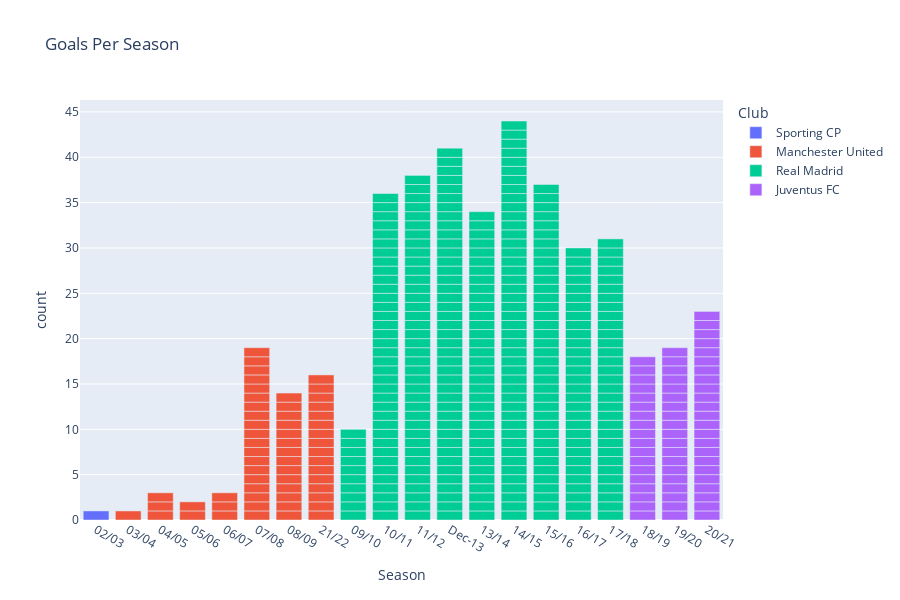

This figure's notebook cell:
### Markdown cell above
# 5.2 Goals Per Season

### Code cell
px.bar(df,x="Season",title="Goals Per Season",
       log_x=False,log_y=False,
       height=600,
       color="Club",
       hover_name="Club",
       hover_data=["Competition","Season","Club"])

### Figure 1 — Plotly figure (JSON) as saved in the notebook; plotly's stock layout.template omitted (floating-point values rounded to 4 significant figures; data arrays with more than 128 entries replaced by an {"elided": "..."} marker saying what was removed)
{"data": [{"alignmentgroup": "True", "customdata": [["Liga Portugal", "Sporting CP"]], "hovertemplate": "<b>%{hovertext}</b><br><br>Club=%{customdata[1]}<br>Season=%{x}<br>count=%{y}<br>Competition=%{customdata[0]}<extra></extra>", "hovertext": ["Sporting CP"], "legendgroup": "Sporting CP", "marker": {"color": "#636efa", "pattern": {"shape": ""}}, "name": "Sporting CP", "offsetgroup": "Sporting CP", "orientation": "v", "showlegend": true, "textposition": "auto", "type": "bar", "x": ["02/03"], "xaxis": "x", "y": [1], "yaxis": "y"}, {"alignmentgroup": "True", "customdata": [["FA Cup", "Manchester United"], ["Premier League", "Manchester United"], ["Premier League", "Manchester United"], ["FA Cup", "Manchester United"], ["Premier League", "Manchester United"], ["Premier League", "Manchester United"], ["UEFA Champions League", "Manchester United"], ["UEFA Champions League", "Manchester United"], ["UEFA Champions League", "Manchester United"], ["UEFA Champions League", "Manchester United"], ["Premier League", "Manchester United"], ["Premier League", "Manchester United"], ["UEFA Champions League", "Manchester United"], ["UEFA Champions League", "Manchester United"], ["Premier League", "Manchester United"], ["Premier League", "Manchester United"], ["Premier League", "Manchester United"], ["Premier League", "Manchester United"], ["Premier League", "Manchester United"], ["FA Cup", "Manchester United"], ["Premier League", "Manchester United"], ["Premier League", "Manchester United"], ["Premier League", "Manchester United"], ["UEFA Champions League", "Manchester United"], ["Premier League", "Manchester United"], ["Premier League", "Manchester United"], ["Premier League", "Manchester United"], ["UEFA Champions League", "Manchester United"], ["Premier League", "Manchester United"], ["Premier League", "Manchester United"], ["Premier League", "Manchester United"], ["Premier League", "Manchester United"], ["Premier League", "Manchester United"], ["FIFA Club World Cup", "Manchester United"], ["Premier League", "Manchester United"], ["Premier League", "Manchester United"], ["FA Cup", "Manchester United"], ["UEFA Champions League", "Manchester United"], ["Premier League", "Manchester United"], ["UEFA Champions League", "Manchester United"], ["Premier League", "Manchester United"], ["UEFA Champions League", "Manchester United"], ["Premier League", "Manchester United"], ["UEFA Champions League", "Manchester United"], ["UEFA Champions League", "Manchester United"], ["UEFA Champions League", "Manchester United"], ["Premier League", "Manchester United"], ["UEFA Champions League", "Manchester United"], ["UEFA Champions League", "Manchester United"], ["Premier League", "Manchester United"], ["Premier League", "Manchester United"], ["Premier League", "Manchester United"], ["Premier League", "Manchester United"], ["Premier League", "Manchester United"], ["Premier League", "Manchester United"], ["Premier League", "Manchester United"], ["Premier League", "Manchester United"], ["Premier League", "Manchester United"]], "hovertemplate": "<b>%{hovertext}</b><br><br>Club=%{customdata[1]}<br>Season=%{x}<br>count=%{y}<br>Competition=%{customdata[0]}<extra></extra>", "hovertext": ["Manchester United", "Manchester United", "Manchester United", "Manchester United", "Manchester United", "Manchester United", "Manchester United", "Manchester United", "Manchester United", "Manchester United", "Manchester United", "Manchester United", "Manchester United", "Manchester United", "Manchester United", "Manchester United", "Manchester United", "Manchester United", "Manchester United", "Manchester United", "Manchester United", "Manchester United", "Manchester United", "Manchester United", "Manchester United", "Manchester United", "Manchester United", "Manchester United", "Manchester United", "Manchester United", "Manchester United", "Manchester United", "Manchester United", "Manchester United", "Manchester United", "Manchester United", "Manchester United", "Manchester United", "Manchester United", "Manchester United", "Manchester United", "Manchester United", "Manchester United", "Manchester United", "Manchester United", "Manchester United", "Manchester United", "Manchester United", "Manchester United", "Manchester United", "Manchester United", "Manchester United", "Manchester United", "Manchester United", "Manchester United", "Manchester United", "Manchester United", "Manchester United"], "legendgroup": "Manchester United", "marker": {"color": "#EF553B", "pattern": {"shape": ""}}, "name": "Manchester United", "offsetgroup": "Manchester United", "orientation": "v", "showlegend": true, "textposition": "auto", "type": "bar", "x": ["03/04", "04/05", "04/05", "04/05", "05/06", "05/06", "06/07", "06/07", "06/07", "07/08", "07/08", "07/08", "07/08", "07/08", "07/08", "07/08", "07/08", "07/08", "07/08", "07/08", "07/08", "07/08", "07/08", "07/08", "07/08", "07/08", "07/08", "07/08", "08/09", "08/09", "08/09", "08/09", "08/09", "08/09", "08/09", "08/09", "08/09", "08/09", "08/09", "08/09", "08/09", "08/09", "21/22", "21/22", "21/22", "21/22", "21/22", "21/22", "21/22", "21/22", "21/22", "21/22", "21/22", "21/22", "21/22", "21/22", "21/22", "21/22"], "xaxis": "x", "y": [1, 1, 1, 1, 1, 1, 1, 1, 1, 1, 1, 1, 1, 1, 1, 1, 1, 1, 1, 1, 1, 1, 1, 1, 1, 1, 1, 1, 1, 1, 1, 1, 1, 1, 1, 1, 1, 1, 1, 1, 1, 1, 1, 1, 1, 1, 1, 1, 1, 1, 1, 1, 1, 1, 1, 1, 1, 1], "yaxis": "y"}, {"alignmentgroup": "True", "customdata": {"elided": "301x2 str values"}, "hovertemplate": "<b>%{hovertext}</b><br><br>Club=%{customdata[1]}<br>Season=%{x}<br>count=%{y}<br>Competition=%{customdata[0]}<extra></extra>", "hovertext": {"elided": "301 str values"}, "legendgroup": "Real Madrid", "marker": {"color": "#00cc96", "pattern": {"shape": ""}}, "name": "Real Madrid", "offsetgroup": "Real Madrid", "orientation": "v", "showlegend": true, "textposition": "auto", "type": "bar", "x": {"elided": "301 str values"}, "xaxis": "x", "y": {"elided": "301 int values"}, "yaxis": "y"}, {"alignmentgroup": "True", "customdata": [["Serie A", "Juventus FC"], ["Serie A", "Juventus FC"], ["Serie A", "Juventus FC"], ["UEFA Champions League", "Juventus FC"], ["Serie A", "Juventus FC"], ["Serie A", "Juventus FC"], ["Serie A", "Juventus FC"], ["Supercoppa Italiana", "Juventus FC"], ["Serie A", "Juventus FC"], ["Serie A", "Juventus FC"], ["Serie A", "Juventus FC"], ["Serie A", "Juventus FC"], ["UEFA Champions League", "Juventus FC"], ["UEFA Champions League", "Juventus FC"], ["UEFA Champions League", "Juventus FC"], ["UEFA Champions League", "Juventus FC"], ["Serie A", "Juventus FC"], ["Serie A", "Juventus FC"], ["Serie A", "Juventus FC"], ["Serie A", "Juventus FC"], ["UEFA Champions League", "Juventus FC"], ["Serie A", "Juventus FC"], ["UEFA Champions League", "Juventus FC"], ["Serie A", "Juventus FC"], ["Serie A", "Juventus FC"], ["Serie A", "Juventus FC"], ["Serie A", "Juventus FC"], ["Serie A", "Juventus FC"], ["Italy Cup", "Juventus FC"], ["Serie A", "Juventus FC"], ["Serie A", "Juventus FC"], ["Serie A", "Juventus FC"], ["Serie A", "Juventus FC"], ["Serie A", "Juventus FC"], ["Serie A", "Juventus FC"], ["Serie A", "Juventus FC"], ["UEFA Champions League", "Juventus FC"], ["Serie A", "Juventus FC"], ["Serie A", "Juventus FC"], ["Serie A", "Juventus FC"], ["Serie A", "Juventus FC"], ["Serie A", "Juventus FC"], ["Serie A", "Juventus FC"], ["UEFA Champions League", "Juventus FC"], ["UEFA Champions League", "Juventus FC"], ["Serie A", "Juventus FC"], ["Serie A", "Juventus FC"], ["Serie A", "Juventus FC"], ["Serie A", "Juventus FC"], ["Serie A", "Juventus FC"], ["Serie A", "Juventus FC"], ["Serie A", "Juventus FC"], ["Serie A", "Juventus FC"], ["Serie A", "Juventus FC"], ["Serie A", "Juventus FC"], ["Serie A", "Juventus FC"], ["Serie A", "Juventus FC"], ["Serie A", "Juventus FC"], ["Serie A", "Juventus FC"], ["Serie A", "Juventus FC"]], "hovertemplate": "<b>%{hovertext}</b><br><br>Club=%{customdata[1]}<br>Season=%{x}<br>count=%{y}<br>Competition=%{customdata[0]}<extra></extra>", "hovertext": ["Juventus FC", "Juventus FC", "Juventus FC", "Juventus FC", "Juventus FC", "Juventus FC", "Juventus FC", "Juventus FC", "Juventus FC", "Juventus FC", "Juventus FC", "Juventus FC", "Juventus FC", "Juventus FC", "Juventus FC", "Juventus FC", "Juventus FC", "Juventus FC", "Juventus FC", "Juventus FC", "Juventus FC", "Juventus FC", "Juventus FC", "Juventus FC", "Juventus FC", "Juventus FC", "Juventus FC", "Juventus FC", "Juventus FC", "Juventus FC", "Juventus FC", "Juventus FC", "Juventus FC", "Juventus FC", "Juventus FC", "Juventus FC", "Juventus FC", "Juventus FC", "Juventus FC", "Juventus FC", "Juventus FC", "Juventus FC", "Juventus FC", "Juventus FC", "Juventus FC", "Juventus FC", "Juventus FC", "Juventus FC", "Juventus FC", "Juventus FC", "Juventus FC", "Juventus FC", "Juventus FC", "Juventus FC", "Juventus FC", "Juventus FC", "Juventus FC", "Juventus FC", "Juventus FC", "Juventus FC"], "legendgroup": "Juventus FC", "marker": {"color": "#ab63fa", "pattern": {"shape": ""}}, "name": "Juventus FC", "offsetgroup": "Juventus FC", "orientation": "v", "showlegend": true, "textposition": "auto", "type": "bar", "x": ["18/19", "18/19", "18/19", "18/19", "18/19", "18/19", "18/19", "18/19", "18/19", "18/19", "18/19", "18/19", "18/19", "18/19", "18/19", "18/19", "18/19", "18/19", "19/20", "19/20", "19/20", "19/20", "19/20", "19/20", "19/20", "19/20", "19/20", "19/20", "19/20", "19/20", "19/20", "19/20", "19/20", "19/20", "19/20", "19/20", "19/20", "20/21", "20/21", "20/21", "20/21", "20/21", "20/21", "20/21", "20/21", "20/21", "20/21", "20/21", "20/21", "20/21", "20/21", "20/21", "20/21", "20/21", "20/21", "20/21", "20/21", "20/21", "20/21", "20/21"], "xaxis": "x", "y": [1, 1, 1, 1, 1, 1, 1, 1, 1, 1, 1, 1, 1, 1, 1, 1, 1, 1, 1, 1, 1, 1, 1, 1, 1, 1, 1, 1, 1, 1, 1, 1, 1, 1, 1, 1, 1, 1, 1, 1, 1, 1, 1, 1, 1, 1, 1, 1, 1, 1, 1, 1, 1, 1, 1, 1, 1, 1, 1, 1], "yaxis": "y"}], "layout": {"barmode": "relative", "height": 600, "legend": {"title": {"text": "Club"}, "tracegroupgap": 0}, "title": {"text": "Goals Per Season"}, "xaxis": {"anchor": "y", "domain": [0, 1], "title": {"text": "Season"}}, "yaxis": {"anchor": "x", "domain": [0, 1], "title": {"text": "count"}}}}
